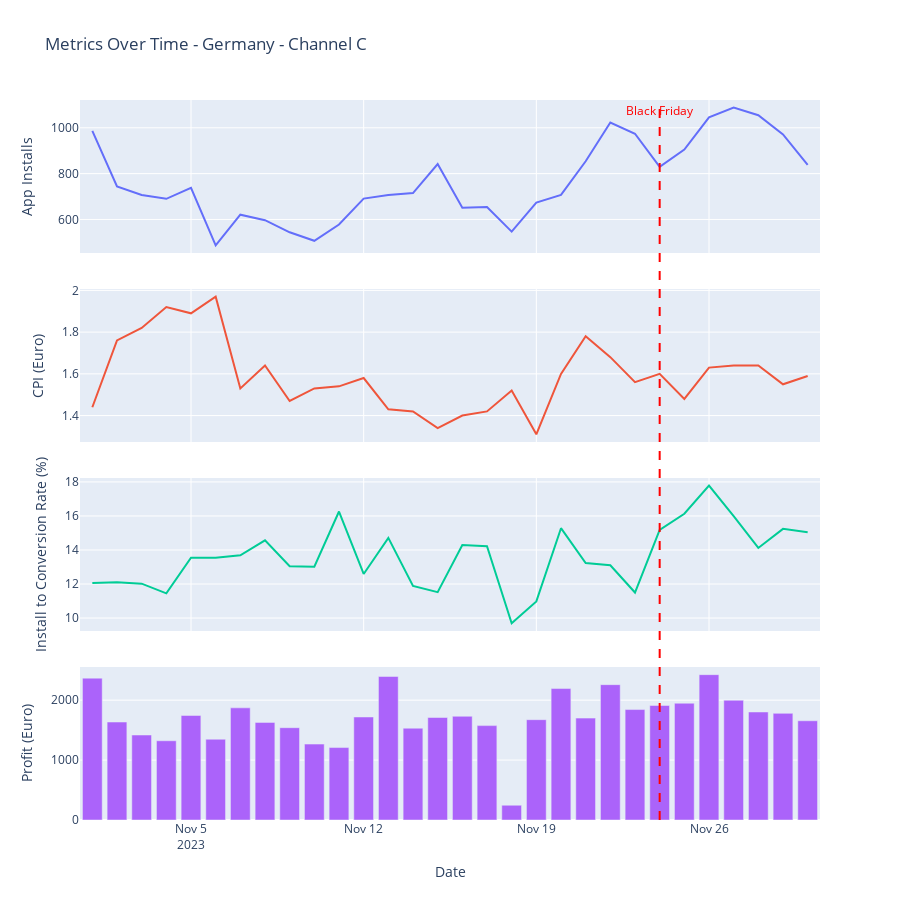

Source (notebook cell):
### Markdown cell above
### Germany - Specific Channel

### Code cell
### PREPARE THE DATA ###

# Aggregate the data
agg_df = df[df.marketing_channel == "Channel C"].groupby(['country','date']).sum(numeric_only=True)

#Calculate the metrics
df_metrics = calculate_metrics(agg_df).reset_index()

# Create the object
df_main_over_time = df_metrics.copy()


# Filter the country
df_filtered_plot = df_main_over_time[df_main_over_time.country=="DE"].copy()

# Ensure the 'date' column in the DataFrame is in datetime format
df_filtered_plot['date'] = pd.to_datetime(df_filtered_plot['date'])

### PLOT ###

# Create a subplot figure with 4 rows, 1 column
fig = make_subplots(
    rows=4, cols=1,
    shared_xaxes=True,  # Align x-axes
    vertical_spacing=0.05  # Adjust spacing between plots
)

# Add traces for each metric
metrics = ['app_installs', 'cpi', 'install_to_conversion_rate', 'profit']
titles = [
    'App Installs',
    'Cost Per Install (CPI)',
    'Install to Conversion Rate (%)',
    'Profit (Euro)'
]

# Plot App Installs (Row 1)
fig.add_trace(
    go.Scatter(x=df_filtered_plot['date'], y=df_filtered_plot['app_installs'], mode='lines', name='App Installs'),
    row=1, col=1
)

# Plot CPI (Row 2) with y-axis starting at 0
fig.add_trace(
    go.Scatter(x=df_filtered_plot['date'], y=df_filtered_plot['cpi'], mode='lines', name='CPI'),
    row=2, col=1
)
fig.update_yaxes(range=[0, None], row=2, col=1)

# Plot Install to Conversion Rate (Row 3) with y-axis starting at 0
fig.add_trace(
    go.Scatter(x=df_filtered_plot['date'], y=df_filtered_plot['install_to_conversion_rate'], mode='lines', name='Install to Conversion Rate'),
    row=3, col=1
)
fig.update_yaxes(range=[0, None], row=3, col=1)

# Plot Profit (Row 4) as a bar chart
fig.add_trace(
    go.Bar(x=df_filtered_plot['date'], y=df_filtered_plot['profit'], name='Profit'),
    row=4, col=1
)

# Add a vertical line and text annotation for Black Friday
black_friday_date = datetime(2023, 11, 24)  # Use a raw datetime object

# Add a shape for the vertical line
fig.add_shape(
    type="line",
    x0=black_friday_date, x1=black_friday_date,
    y0=0, y1=1,  # Relative to the y-axis (scaled by domain)
    xref="x", yref="paper",  # 'paper' ensures it spans all plots
    line=dict(color="red", width=2, dash="dash")
)

# Add a text annotation
fig.add_annotation(
    x=black_friday_date,
    y=1,  # Place it at the top of the plot area
    text="Black Friday",
    showarrow=False,
    xref="x", yref="paper",
    font=dict(size=12, color="red"),
    align="center"
)

# Update layout for better appearance
fig.update_layout(
    height=900,  # Adjust height
    title_text="Metrics Over Time - Germany - Channel C",
    showlegend=False,  # Hide legend for clarity
)

# Update individual axes titles
fig.update_yaxes(title_text="App Installs", row=1, col=1)
fig.update_yaxes(title_text="CPI (Euro)", row=2, col=1)
fig.update_yaxes(title_text="Install to Conversion Rate (%)", row=3, col=1)
fig.update_yaxes(title_text="Profit (Euro)", row=4, col=1)
fig.update_xaxes(title_text="Date", row=4, col=1)

# Show the plot
fig.show()

### Figure 1 — Plotly figure (JSON) as saved in the notebook; plotly's stock layout.template omitted (floating-point values rounded to 4 significant figures)
{"data": [{"mode": "lines", "name": "App Installs", "type": "scatter", "x": ["2023-11-01T00:00:00", "2023-11-02T00:00:00", "2023-11-03T00:00:00", "2023-11-04T00:00:00", "2023-11-05T00:00:00", "2023-11-06T00:00:00", "2023-11-07T00:00:00", "2023-11-08T00:00:00", "2023-11-09T00:00:00", "2023-11-10T00:00:00", "2023-11-11T00:00:00", "2023-11-12T00:00:00", "2023-11-13T00:00:00", "2023-11-14T00:00:00", "2023-11-15T00:00:00", "2023-11-16T00:00:00", "2023-11-17T00:00:00", "2023-11-18T00:00:00", "2023-11-19T00:00:00", "2023-11-20T00:00:00", "2023-11-21T00:00:00", "2023-11-22T00:00:00", "2023-11-23T00:00:00", "2023-11-24T00:00:00", "2023-11-25T00:00:00", "2023-11-26T00:00:00", "2023-11-27T00:00:00", "2023-11-28T00:00:00", "2023-11-29T00:00:00", "2023-11-30T00:00:00"], "xaxis": "x", "y": [987, 744, 707, 690, 738, 487, 621, 597, 544, 507, 578, 691, 707, 715, 842, 651, 654, 547, 674, 707, 854, 1023, 974, 830, 905, 1046, 1088, 1055, 971, 838], "yaxis": "y"}, {"mode": "lines", "name": "CPI", "type": "scatter", "x": ["2023-11-01T00:00:00", "2023-11-02T00:00:00", "2023-11-03T00:00:00", "2023-11-04T00:00:00", "2023-11-05T00:00:00", "2023-11-06T00:00:00", "2023-11-07T00:00:00", "2023-11-08T00:00:00", "2023-11-09T00:00:00", "2023-11-10T00:00:00", "2023-11-11T00:00:00", "2023-11-12T00:00:00", "2023-11-13T00:00:00", "2023-11-14T00:00:00", "2023-11-15T00:00:00", "2023-11-16T00:00:00", "2023-11-17T00:00:00", "2023-11-18T00:00:00", "2023-11-19T00:00:00", "2023-11-20T00:00:00", "2023-11-21T00:00:00", "2023-11-22T00:00:00", "2023-11-23T00:00:00", "2023-11-24T00:00:00", "2023-11-25T00:00:00", "2023-11-26T00:00:00", "2023-11-27T00:00:00", "2023-11-28T00:00:00", "2023-11-29T00:00:00", "2023-11-30T00:00:00"], "xaxis": "x2", "y": [1.44, 1.76, 1.82, 1.92, 1.89, 1.97, 1.53, 1.64, 1.47, 1.53, 1.54, 1.58, 1.43, 1.42, 1.34, 1.4, 1.42, 1.52, 1.31, 1.6, 1.78, 1.68, 1.56, 1.6, 1.48, 1.63, 1.64, 1.64, 1.55, 1.59], "yaxis": "y2"}, {"mode": "lines", "name": "Install to Conversion Rate", "type": "scatter", "x": ["2023-11-01T00:00:00", "2023-11-02T00:00:00", "2023-11-03T00:00:00", "2023-11-04T00:00:00", "2023-11-05T00:00:00", "2023-11-06T00:00:00", "2023-11-07T00:00:00", "2023-11-08T00:00:00", "2023-11-09T00:00:00", "2023-11-10T00:00:00", "2023-11-11T00:00:00", "2023-11-12T00:00:00", "2023-11-13T00:00:00", "2023-11-14T00:00:00", "2023-11-15T00:00:00", "2023-11-16T00:00:00", "2023-11-17T00:00:00", "2023-11-18T00:00:00", "2023-11-19T00:00:00", "2023-11-20T00:00:00", "2023-11-21T00:00:00", "2023-11-22T00:00:00", "2023-11-23T00:00:00", "2023-11-24T00:00:00", "2023-11-25T00:00:00", "2023-11-26T00:00:00", "2023-11-27T00:00:00", "2023-11-28T00:00:00", "2023-11-29T00:00:00", "2023-11-30T00:00:00"], "xaxis": "x3", "y": [12.06, 12.1, 12.02, 11.45, 13.55, 13.55, 13.69, 14.57, 13.05, 13.02, 16.26, 12.59, 14.71, 11.89, 11.52, 14.29, 14.22, 9.69, 10.98, 15.28, 13.23, 13.1, 11.5, 15.18, 16.13, 17.78, 15.99, 14.12, 15.24, 15.04], "yaxis": "y3"}, {"name": "Profit", "type": "bar", "x": ["2023-11-01T00:00:00", "2023-11-02T00:00:00", "2023-11-03T00:00:00", "2023-11-04T00:00:00", "2023-11-05T00:00:00", "2023-11-06T00:00:00", "2023-11-07T00:00:00", "2023-11-08T00:00:00", "2023-11-09T00:00:00", "2023-11-10T00:00:00", "2023-11-11T00:00:00", "2023-11-12T00:00:00", "2023-11-13T00:00:00", "2023-11-14T00:00:00", "2023-11-15T00:00:00", "2023-11-16T00:00:00", "2023-11-17T00:00:00", "2023-11-18T00:00:00", "2023-11-19T00:00:00", "2023-11-20T00:00:00", "2023-11-21T00:00:00", "2023-11-22T00:00:00", "2023-11-23T00:00:00", "2023-11-24T00:00:00", "2023-11-25T00:00:00", "2023-11-26T00:00:00", "2023-11-27T00:00:00", "2023-11-28T00:00:00", "2023-11-29T00:00:00", "2023-11-30T00:00:00"], "xaxis": "x4", "y": [2368.0, 1635.0, 1418.0, 1322.0, 1745.0, 1348.0, 1871.0, 1629.0, 1540.0, 1267.0, 1209.0, 1719.0, 2395.0, 1532.0, 1711.0, 1731.0, 1575.0, 246.4, 1674.0, 2194.0, 1700.0, 2259.0, 1843.0, 1911.0, 1949.0, 2426.0, 1998.0, 1802.0, 1780.0, 1656.0], "yaxis": "y4"}], "layout": {"annotations": [{"align": "center", "font": {"color": "red", "size": 12}, "showarrow": false, "text": "Black Friday", "x": "2023-11-24T00:00:00", "xref": "x", "y": 1, "yref": "paper"}], "height": 900, "shapes": [{"line": {"color": "red", "dash": "dash", "width": 2}, "type": "line", "x0": "2023-11-24T00:00:00", "x1": "2023-11-24T00:00:00", "xref": "x", "y0": 0, "y1": 1, "yref": "paper"}], "showlegend": false, "title": {"text": "Metrics Over Time - Germany - Channel C"}, "xaxis": {"anchor": "y", "domain": [0, 1], "matches": "x4", "showticklabels": false}, "xaxis2": {"anchor": "y2", "domain": [0, 1], "matches": "x4", "showticklabels": false}, "xaxis3": {"anchor": "y3", "domain": [0, 1], "matches": "x4", "showticklabels": false}, "xaxis4": {"anchor": "y4", "domain": [0, 1], "title": {"text": "Date"}}, "yaxis": {"anchor": "x", "domain": [0.7875, 1], "title": {"text": "App Installs"}}, "yaxis2": {"anchor": "x2", "domain": [0.525, 0.7375], "range": [0, null], "title": {"text": "CPI (Euro)"}}, "yaxis3": {"anchor": "x3", "domain": [0.2625, 0.475], "range": [0, null], "title": {"text": "Install to Conversion Rate (%)"}}, "yaxis4": {"anchor": "x4", "domain": [0, 0.2125], "title": {"text": "Profit (Euro)"}}}}
